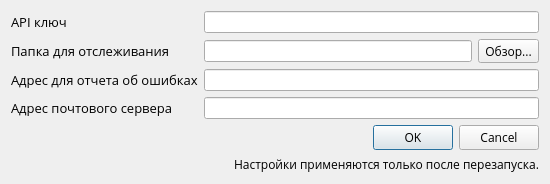
<?xml version="1.0" encoding="UTF-8"?>
<ui version="4.0">
 <class>Dialog</class>
 <widget class="QDialog" name="Dialog">
  <property name="windowModality">
   <enum>Qt::ApplicationModal</enum>
  </property>
  <property name="enabled">
   <bool>true</bool>
  </property>
  <property name="geometry">
   <rect>
    <x>0</x>
    <y>0</y>
    <width>550</width>
    <height>169</height>
   </rect>
  </property>
  <property name="windowTitle">
   <string>Настройки</string>
  </property>
  <property name="windowIcon">
   <iconset resource="../resources/res.qrc">
    <normaloff>:/icon/slowpoke.png</normaloff>:/icon/slowpoke.png</iconset>
  </property>
  <property name="modal">
   <bool>true</bool>
  </property>
  <layout class="QGridLayout" name="gridLayout">
   <item row="0" column="0">
    <widget class="QLabel" name="label_5">
     <property name="font">
      <font>
       <family>Open Sans</family>
       <pointsize>10</pointsize>
      </font>
     </property>
     <property name="styleSheet">
      <string notr="true"/>
     </property>
     <property name="text">
      <string>&lt;html&gt;&lt;head/&gt;&lt;body&gt;&lt;p&gt;&lt;span style=&quot; font-size:10pt;&quot;&gt;API ключ&lt;/span&gt;&lt;/p&gt;&lt;/body&gt;&lt;/html&gt;</string>
     </property>
    </widget>
   </item>
   <item row="4" column="0">
    <widget class="QLabel" name="label_4">
     <property name="font">
      <font>
       <family>Open Sans</family>
       <pointsize>10</pointsize>
      </font>
     </property>
     <property name="text">
      <string>Адрес для отчета об ошибках</string>
     </property>
    </widget>
   </item>
   <item row="4" column="2">
    <widget class="QLineEdit" name="lineEdit_mail_error"/>
   </item>
   <item row="0" column="2">
    <widget class="QLineEdit" name="lineEdit_API"/>
   </item>
   <item row="8" column="2">
    <widget class="QLabel" name="label_2">
     <property name="font">
      <font>
       <family>Open Sans</family>
      </font>
     </property>
     <property name="layoutDirection">
      <enum>Qt::LeftToRight</enum>
     </property>
     <property name="text">
      <string>Настройки применяются только после перезапуска.</string>
     </property>
     <property name="alignment">
      <set>Qt::AlignRight|Qt::AlignTrailing|Qt::AlignVCenter</set>
     </property>
    </widget>
   </item>
   <item row="7" column="2">
    <widget class="QDialogButtonBox" name="buttonBox">
     <property name="font">
      <font>
       <family>Open Sans</family>
      </font>
     </property>
     <property name="orientation">
      <enum>Qt::Horizontal</enum>
     </property>
     <property name="standardButtons">
      <set>QDialogButtonBox::Cancel|QDialogButtonBox::Ok</set>
     </property>
    </widget>
   </item>
   <item row="2" column="2" rowspan="2">
    <layout class="QGridLayout" name="gridLayout_2">
     <item row="0" column="1">
      <widget class="QLineEdit" name="lineEdit_watcher_folder"/>
     </item>
     <item row="0" column="2">
      <widget class="QToolButton" name="toolButton">
       <property name="font">
        <font>
         <family>Open Sans</family>
        </font>
       </property>
       <property name="text">
        <string>Обзор...</string>
       </property>
      </widget>
     </item>
    </layout>
   </item>
   <item row="2" column="0" rowspan="2">
    <widget class="QLabel" name="label">
     <property name="font">
      <font>
       <family>Open Sans</family>
       <pointsize>10</pointsize>
      </font>
     </property>
     <property name="text">
      <string>Папка для отслеживания</string>
     </property>
    </widget>
   </item>
   <item row="5" column="0">
    <widget class="QLabel" name="label_3">
     <property name="font">
      <font>
       <family>Open Sans</family>
       <pointsize>10</pointsize>
      </font>
     </property>
     <property name="text">
      <string>Адрес почтового сервера</string>
     </property>
    </widget>
   </item>
   <item row="5" column="2">
    <widget class="QLineEdit" name="lineEdit_mail_server"/>
   </item>
  </layout>
 </widget>
 <tabstops>
  <tabstop>lineEdit_API</tabstop>
  <tabstop>lineEdit_mail_error</tabstop>
 </tabstops>
 <resources>
  <include location="../resources/res.qrc"/>
 </resources>
 <connections>
  <connection>
   <sender>buttonBox</sender>
   <signal>accepted()</signal>
   <receiver>Dialog</receiver>
   <slot>accept()</slot>
   <hints>
    <hint type="sourcelabel">
     <x>427</x>
     <y>212</y>
    </hint>
    <hint type="destinationlabel">
     <x>157</x>
     <y>221</y>
    </hint>
   </hints>
  </connection>
  <connection>
   <sender>buttonBox</sender>
   <signal>rejected()</signal>
   <receiver>Dialog</receiver>
   <slot>reject()</slot>
   <hints>
    <hint type="sourcelabel">
     <x>478</x>
     <y>212</y>
    </hint>
    <hint type="destinationlabel">
     <x>286</x>
     <y>221</y>
    </hint>
   </hints>
  </connection>
  <connection>
   <sender>lineEdit_API</sender>
   <signal>textChanged(QString)</signal>
   <receiver>label_2</receiver>
   <slot>setText(QString)</slot>
   <hints>
    <hint type="sourcelabel">
     <x>369</x>
     <y>18</y>
    </hint>
    <hint type="destinationlabel">
     <x>369</x>
     <y>152</y>
    </hint>
   </hints>
  </connection>
 </connections>
</ui>
